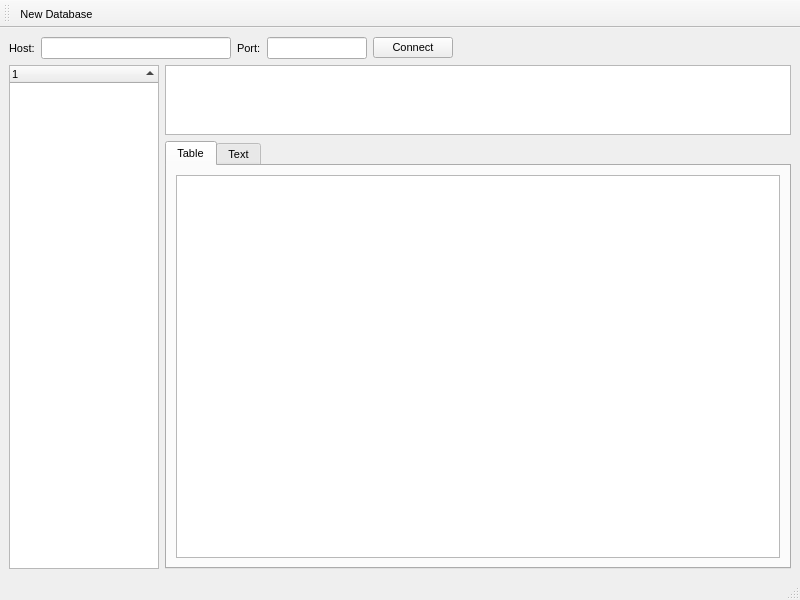
<?xml version="1.0" encoding="UTF-8"?>
<ui version="4.0">
 <class>MainWindow</class>
 <widget class="QMainWindow" name="MainWindow">
  <property name="geometry">
   <rect>
    <x>0</x>
    <y>0</y>
    <width>800</width>
    <height>600</height>
   </rect>
  </property>
  <property name="font">
   <font>
    <pointsize>8</pointsize>
   </font>
  </property>
  <property name="windowTitle">
   <string>MainWindow</string>
  </property>
  <widget class="QWidget" name="centralwidget">
   <layout class="QHBoxLayout" name="horizontalLayout_3">
    <item>
     <layout class="QVBoxLayout" name="verticalLayout_2">
      <item>
       <layout class="QHBoxLayout" name="horizontalLayout_2">
        <item>
         <widget class="QLabel" name="label">
          <property name="text">
           <string>Host:</string>
          </property>
         </widget>
        </item>
        <item>
         <widget class="QLineEdit" name="lineEditHost">
          <property name="minimumSize">
           <size>
            <width>150</width>
            <height>0</height>
           </size>
          </property>
          <property name="maximumSize">
           <size>
            <width>190</width>
            <height>16777215</height>
           </size>
          </property>
         </widget>
        </item>
        <item>
         <widget class="QLabel" name="label_2">
          <property name="text">
           <string>Port:</string>
          </property>
         </widget>
        </item>
        <item>
         <widget class="QLineEdit" name="lineEditPort">
          <property name="maximumSize">
           <size>
            <width>100</width>
            <height>16777215</height>
           </size>
          </property>
         </widget>
        </item>
        <item>
         <widget class="QPushButton" name="pushButtonConnect">
          <property name="text">
           <string>Connect</string>
          </property>
         </widget>
        </item>
        <item>
         <spacer name="horizontalSpacer">
          <property name="orientation">
           <enum>Qt::Horizontal</enum>
          </property>
          <property name="sizeHint" stdset="0">
           <size>
            <width>288</width>
            <height>20</height>
           </size>
          </property>
         </spacer>
        </item>
       </layout>
      </item>
      <item>
       <layout class="QHBoxLayout" name="horizontalLayout">
        <item>
         <widget class="QTreeWidget" name="treeWidgetMain">
          <property name="maximumSize">
           <size>
            <width>150</width>
            <height>16777215</height>
           </size>
          </property>
          <property name="font">
           <font>
            <pointsize>8</pointsize>
           </font>
          </property>
          <property name="sortingEnabled">
           <bool>true</bool>
          </property>
          <property name="columnCount">
           <number>1</number>
          </property>
          <attribute name="headerVisible">
           <bool>true</bool>
          </attribute>
          <column>
           <property name="text">
            <string notr="true">1</string>
           </property>
          </column>
         </widget>
        </item>
        <item>
         <layout class="QVBoxLayout" name="verticalLayout">
          <item>
           <widget class="QPlainTextEdit" name="plainTextEditQueries">
            <property name="maximumSize">
             <size>
              <width>16777215</width>
              <height>70</height>
             </size>
            </property>
            <property name="font">
             <font>
              <underline>false</underline>
             </font>
            </property>
           </widget>
          </item>
          <item>
           <widget class="QTabWidget" name="tabWidget">
            <property name="currentIndex">
             <number>0</number>
            </property>
            <widget class="QWidget" name="tab_table">
             <attribute name="title">
              <string>Table</string>
             </attribute>
             <layout class="QHBoxLayout" name="horizontalLayout_4">
              <item>
               <widget class="QTableWidget" name="tableWidgetMain">
                <attribute name="horizontalHeaderShowSortIndicator" stdset="0">
                 <bool>true</bool>
                </attribute>
               </widget>
              </item>
             </layout>
            </widget>
            <widget class="QWidget" name="tab_text">
             <attribute name="title">
              <string>Text</string>
             </attribute>
             <layout class="QHBoxLayout" name="horizontalLayout_5">
              <item>
               <widget class="QTextEdit" name="textEditMain"/>
              </item>
             </layout>
            </widget>
           </widget>
          </item>
         </layout>
        </item>
       </layout>
      </item>
     </layout>
    </item>
   </layout>
  </widget>
  <widget class="QMenuBar" name="menubar">
   <property name="geometry">
    <rect>
     <x>0</x>
     <y>0</y>
     <width>800</width>
     <height>21</height>
    </rect>
   </property>
  </widget>
  <widget class="QStatusBar" name="statusbar"/>
  <widget class="QToolBar" name="toolBar">
   <property name="windowTitle">
    <string>toolBar</string>
   </property>
   <property name="iconSize">
    <size>
     <width>32</width>
     <height>32</height>
    </size>
   </property>
   <attribute name="toolBarArea">
    <enum>TopToolBarArea</enum>
   </attribute>
   <attribute name="toolBarBreak">
    <bool>false</bool>
   </attribute>
   <addaction name="actionNew_Database"/>
  </widget>
  <action name="actionNew_Database">
   <property name="icon">
    <iconset resource="resources.qrc">
     <normaloff>:/images/images/Misc-New-Database-icon.png</normaloff>:/images/images/Misc-New-Database-icon.png</iconset>
   </property>
   <property name="text">
    <string>New Database</string>
   </property>
   <property name="toolTip">
    <string>Create a new database</string>
   </property>
  </action>
 </widget>
 <resources>
  <include location="resources.qrc"/>
 </resources>
 <connections/>
</ui>
